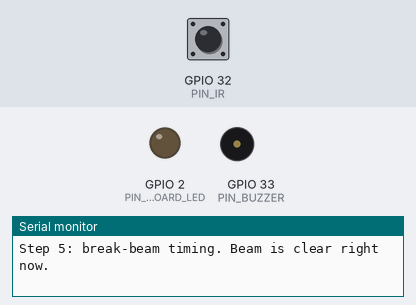
Bench run of a sketch on a simulated ESP32. Parts: output pins drawn as LEDs (lit = HIGH), buzzer (waves = sounding), the last lines printed to the serial monitor. Dashed ring = blinking. Inputs (shaded band) come from the test bench; at power-on: GPIO 32 (PIN_IR) HIGH.

Above: at 1.5 s.
1.6 s: GPIO 32 (PIN_IR) driven LOW
At 2.3 s:
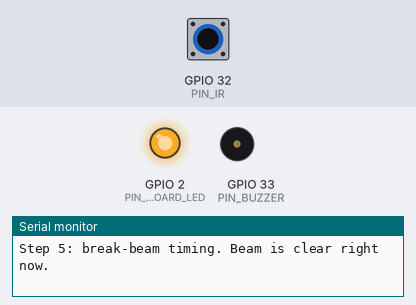
3.1 s: GPIO 32 (PIN_IR) driven HIGH
At 3.22 s:
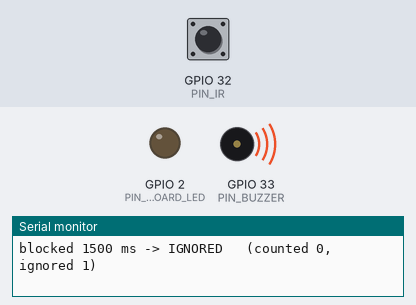
4.8 s: GPIO 32 (PIN_IR) pulsed LOW 2 times (0.12 s each, 0.3 s apart)
At 5.2 s:
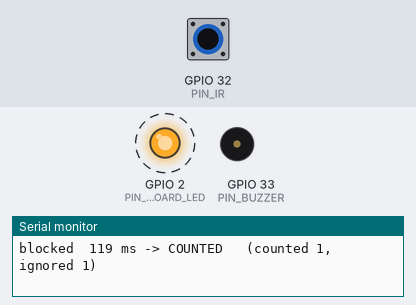
Timing chart, 0 to 7.8 s (numbered marks = the images above; inputs shaded):
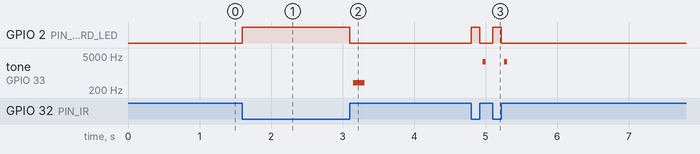

Measured:
- after the input at 1.6 s, GPIO 2 (PIN_ONBOARD_LED): LOW → HIGH at once
- after the input at 3.1 s, GPIO 2 (PIN_ONBOARD_LED): HIGH → LOW at once; tone on GPIO 33 (PIN_BUZZER): silent → 399 Hz after 0.05 s, → silent 0.16 s later
- after the input at 4.8 s, GPIO 2 (PIN_ONBOARD_LED): alternates HIGH for 0.12 s and LOW for 0.18 s, 4 changes in all, then stays LOW, starting at once; tone on GPIO 33 (PIN_BUZZER): alternates 2941 Hz for 0.04 s and silent for 0.26 s, 4 changes in all, then stays silent, starting after 0.16 s

The sketch:

step5_breakbeam.ino
```cpp
// TapTapon step 5: ESP32 + IR break-beam pair only (+ buzzer if it is still wired).
// Shows how long each object blocked the beam, and whether the real bin would COUNT it:
//   5..500 ms  = COUNTED (a bottle falling through)          -> short high beep
//   > 500 ms   = IGNORED (a hand waved slowly / held there)  -> low beep
// Drop a bottle through, then wave your hand slowly, and compare the times.
//
// Wiring (power BOTH from 3V3):
//   Emitter:  VCC -> 3V3, GND -> GND
//   Receiver: VCC -> 3V3, GND -> GND, signal -> D32
//   Optional: buzzer + -> D33, - -> GND
#include <Arduino.h>

const int PIN_IR = 32, PIN_BUZZER = 33, PIN_ONBOARD_LED = 2;
const unsigned long BEAM_MIN_MS = 5, BEAM_MAX_MS = 500;   // same limits as the real bin

int lastState = HIGH;
unsigned long blockedAt = 0;
int counted = 0, ignored = 0;

void beep(int ms, int hz) {
  long halfUs = 500000L / hz;
  for (long t = 0; t < ms * 1000L; t += halfUs * 2) {
    digitalWrite(PIN_BUZZER, HIGH); delayMicroseconds(halfUs);
    digitalWrite(PIN_BUZZER, LOW);  delayMicroseconds(halfUs);
  }
}

void setup() {
  Serial.begin(115200);
  pinMode(PIN_IR, INPUT_PULLUP);   // receiver pulls the line LOW when the beam is broken
  pinMode(PIN_BUZZER, OUTPUT);
  pinMode(PIN_ONBOARD_LED, OUTPUT);
  delay(300);
  Serial.printf("\nStep 5: break-beam timing. Beam is %s right now.\n",
                digitalRead(PIN_IR) == LOW ? "BROKEN (check aim)" : "clear");
}

void loop() {
  int state = digitalRead(PIN_IR);
  digitalWrite(PIN_ONBOARD_LED, state == LOW ? HIGH : LOW);

  if (state == LOW && lastState == HIGH) blockedAt = millis();          // beam just blocked
  if (state == HIGH && lastState == LOW) {                              // beam just cleared
    unsigned long blocked = millis() - blockedAt;
    if (blocked < BEAM_MIN_MS) {
      // glitch, ignore silently
    } else if (blocked <= BEAM_MAX_MS) {
      counted++;
      Serial.printf("blocked %4lu ms -> COUNTED   (counted %d, ignored %d)\n", blocked, counted, ignored);
      beep(40, 3000);
    } else {
      ignored++;
      Serial.printf("blocked %4lu ms -> IGNORED   (counted %d, ignored %d)\n", blocked, counted, ignored);
      beep(150, 400);
    }
  }
  lastState = state;
}
```
